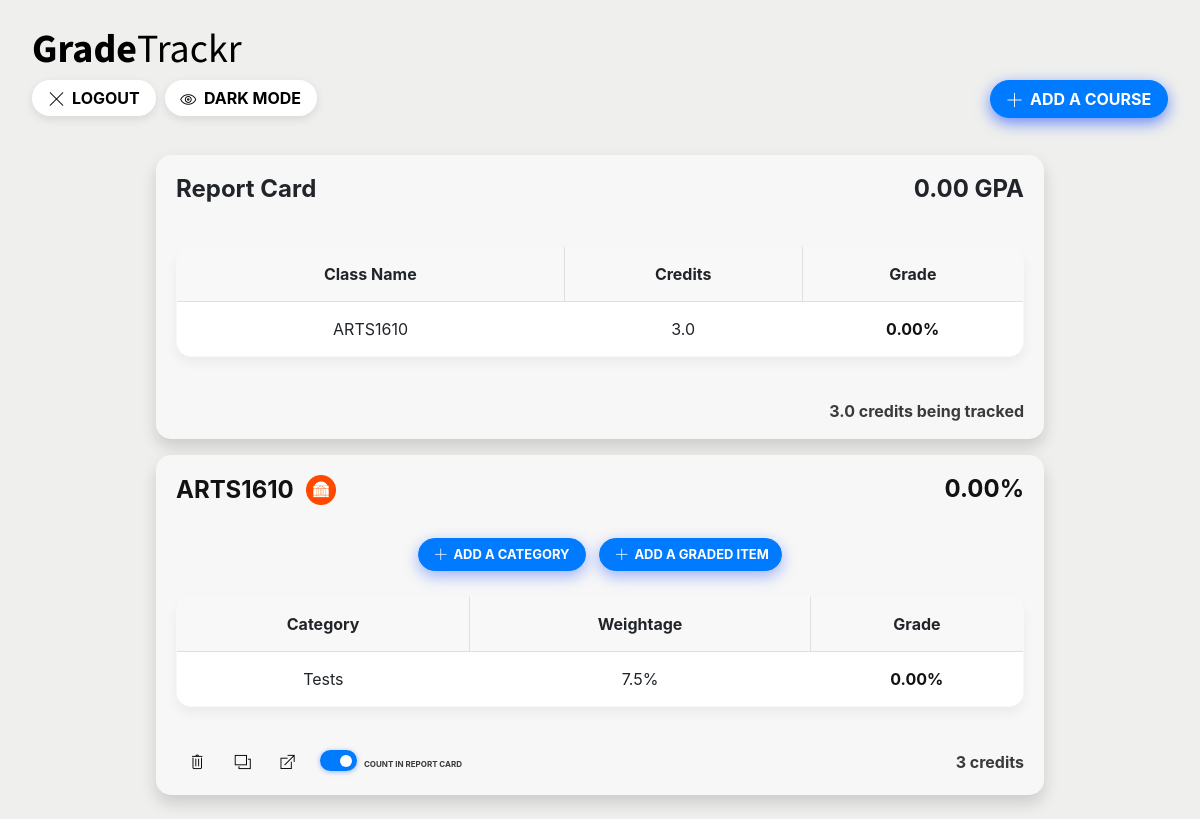
The page /dashboard/ (signed in) on the database its author committed.
### gradetracker/models.py (models this page shows, shortened)
class Student(models.Model):
    user = models.OneToOneField(User, on_delete=models.CASCADE, primary_key=True)
    cumulativeCredits = models.DecimalField(max_digits=4, decimal_places=1, default=0)
    cumulativeGPA = models.ForeignKey(SingularGradeItem, on_delete=models.CASCADE, related_name="cumGPA", null=True)
    darkMode = models.BooleanField(default=False)
    def __str__(self):
        return self.user.username

class SingularGradeItem(models.Model):
    gradePercentage = models.DecimalField(max_digits=5, decimal_places=2)
    datetimeWhenInputted = models.DateTimeField(auto_now=False, auto_now_add=True)
    didGradeGoUp = models.BooleanField(null=True)  # true means it went up compared to last stored value

class Course(models.Model):
    Finished_Course = models.BooleanField(default=False)  # do we track this course or is this a legacy course?
    Verified_Class = models.BooleanField(default=False)  # is this an official Lou's List class we have found?
    Include_In_GPA = models.BooleanField(
        default=True)  # is this class used in GPA calculation or is it just a fork of a class someone uses purely for "what if" tracking purposes?
    Professor_Email = models.EmailField(null=True)  # if verified class, then we should be able to get this info
    Average_From_VAgrades = models.DecimalField(max_digits=6, decimal_places=2,
                                                null=True)  # if verified we should be able to scrape grade from VAgrades.com
    name = models.CharField(max_length=100)  # either searchable name from Lou's List or enter your own, <100 characters
    number_Of_Credits = models.DecimalField(max_digits=2,
                                            decimal_places=1)  # because now they have half credit courses or something?
    target_Grade = models.DecimalField(max_digits=5, decimal_places=2,
                                       null=True)  # for assholes who want a target grade of a 100.00%
    student_It_Belongs_To = models.ForeignKey(Student, on_delete=models.CASCADE, related_name="courses")
    avgGrade = models.ForeignKey(SingularGradeItem, on_delete=models.CASCADE, related_name="avgGrade", null=True)

class GradeCategory(models.Model):
    name = models.CharField(max_length=100)
    weightage = models.DecimalField(max_digits=5,
                                    decimal_places=2)
    courseItBelongsTo = models.ForeignKey(Course, on_delete=models.CASCADE, related_name="categories")
    avgCategoryGrade = models.ForeignKey(SingularGradeItem, on_delete=models.CASCADE, related_name="avgCategoryGrade", null=True)

### gradetracker/views.py (the view)
# urls.py: path('dashboard/', views.CourseDashboard, name='dashboard'),
def CourseDashboard(request):
    if request.user.is_authenticated:
        coursesAndTheirCategories={}
        showReportCardOrNot = False
        for course in Course.objects.all().filter(student_It_Belongs_To=Student.objects.get(user=request.user)):
            cats = GradeCategory.objects.all().filter(courseItBelongsTo=course)
            if (course.avgGrade != None and course.Include_In_GPA):
                showReportCardOrNot = True
            if (len(cats)>=1):
                coursesAndTheirCategories[course]=[]
            for cat in cats:
                coursesAndTheirCategories[course].append(cat)
        context = {
            'username': request.user,
            'student': Student.objects.get(user_id=request.user.id),
            'courses_list': Course.objects.all().filter(student_It_Belongs_To=Student.objects.get(user=request.user)),
            'cum': Student.objects.all().get(user=request.user).cumulativeCredits,
            'coursesAndTheirCategories': coursesAndTheirCategories,
            'showReportCardOrNot': showReportCardOrNot
        }
        return render(request, "gradetracker/dashboard.html", context)
    else:
        return HttpResponseRedirect(reverse("google_login"))

### gradetracker/templatetags/gradetracker_tags.py (called while the page is built)
@register.filter
def get_item(dictionary, key):
    return dictionary.get(key)

### gradetracker/templates/gradetracker/dashboard.html (shortened to what this page needs)
{% extends 'gradetracker/template.html' %}
{% block content %}
{% load static %}
{% load gradetracker_tags %}
<link rel="stylesheet" href="https://cdnjs.cloudflare.com/ajax/libs/font-awesome/4.7.0/css/font-awesome.min.css">
{% if courses_list %}
<div class="m container justify-content-center" id="main">
        <div class="cardGrid">
{% if showReportCardOrNot %}
<div class="card scene_element scene_element--fadein" style="width: 80%; float:left;margin-left: 10%;" id="beautifiedCard">
  <div class="card-body" style="padding-bottom: 1.75%;">
    <h4 class="card-title" style="font-size:1.5em"><b>Report Card
      {% if not student.cumulativeGPA.gradePercentage == None %}
              <div style="float:right">
              &nbsp;&nbsp;{{ student.cumulativeGPA.gradePercentage }} GPA
              </div>
      {% endif %}
    </b></h4>
    <p class="card-text" style="color:black; text-align: center;">
      <table style="margin-top: 5%;width:100%;text-align: center;margin-bottom: 5%;">
        <tr style="padding:1%">
          <th>Class Name</th>
          <th>Credits</th>
          <th>Grade</th>
        </tr>
        {% for course in courses_list %}
                  {% if not course.avgGrade == None and course.Include_In_GPA == True%}
                  <tr>
                  <td>{{course.name}}</td>
                  <td>{{course.number_Of_Credits}}</td>
                  <td><b>
                  {% if course.avgGrade.didGradeGoUp %}
                  <span style="color:rgb(0, 165, 27)"><span class="fa fa-caret-up"></span>&nbsp;{{ course.avgGrade.gradePercentage }}%</span>
                  {% elif course.avgGrade.didGradeGoUp == None %}
                  <span class="darkMode">{{ course.avgGrade.gradePercentage }}%</span>
                  {% else %}
                  <span style="color:red"><span class="fa fa-caret-down"></span>&nbsp;{{ course.avgGrade.gradePercentage }}%</span>
                  {% endif %}
                  {% endif %}</b></td>
                </tr>
      {% endfor %}
      </table>
    </p>
    <span style="float: right;" class="lighterDarkMode"><b>{{cum}} credits being tracked</b></span>
  </div>
</div>
{% endif %}
    {% for course in courses_list %}
            <div class="card scene_element scene_element--fadein" style="width: 80%;margin-left: 10%;" id="beautifiedCard">
                <div class="card-body" style="padding-bottom: 1.75%;">
                    <a href="{% url 'gradetracker:course_overview' course_id=course.id%}" class="mainLogo"> <h4 class="card-title darkMode" style="font-size:1.5em"><b>{{ course.name }}
                      {% if course.Verified_Class %}
                       <span id="verification" class="rotunda" style="vertical-align: -7px;" title="This is a verified UVA course"></span>
                       {% endif %}
                      {% if not course.avgGrade == None %}
                      <div style="float:right">
                      {% if course.avgGrade.didGradeGoUp %}
                      <span class="fa fa-caret-up" style="color:rgb(0, 165, 27);vertical-align: 1px;" title="Grade increased since last time"></span><span style="color:rgb(0, 165, 27);">
                      {% elif course.avgGrade.didGradeGoUp == None %}
                      <span class="darkMode">
                      {% else %}
                      <span class="fa fa-caret-down" style="color:red;vertical-align: 1px;" title="Grade decreased since last time"></span><span style="color:red;">
                      {% endif %}
                    &nbsp;{{ course.avgGrade.gradePercentage }}%</span>
                  </div>
                  {% endif %}
                    </b></h4></a>
                  <p class="card-text" style="color:black; text-align: center;">
                    <div style="text-align: center;padding-bottom: 3%;padding-top: 2%;">
                      <a onclick="document.getElementById('overlay').style.display='block';document.getElementById('{{course.id}}CATEGORY').style.display='block';" class="btn btn-primary scene_element scene_element--fadein" style="color:white;border-radius: 99px;box-shadow: 0 5px 15px rgba(18, 73, 255, 0.4);font-size: small;"><b>&nbsp;<span class="ti-plus" style="vertical-align: -1.85px;"></span>&nbsp;&nbsp;ADD A CATEGORY&nbsp;</b></a>
                      {% if coursesAndTheirCategories|get_item:course != None %}
                      <a onclick="document.getElementById('overlay').style.display='block';document.getElementById('{{course.id}}ASS').style.display='block';" class="btn btn-primary" style="border-radius: 99px;box-shadow: 0 5px 15px rgba(18, 73, 255, 0.4);color:white;font-size: small;">
                        <b>&nbsp;<span class="ti-plus" style="vertical-align: -1.85px;"></span>&nbsp;&nbsp;ADD A GRADED ITEM</a></b>
                      {% endif %}
                    </div>
                {% for key, value in coursesAndTheirCategories.items %}
                {% if key == course %}
                <a href="{% url 'gradetracker:course_overview' course_id=course.id%}" class="mainLogo">
                <table style="width:100%;text-align: center;margin-bottom: 5%;">
                  <tr style="padding:1%">
                    <th>Category</th>
                    <th>Weightage</th>
                    <th>Grade</th>
                  </tr>
                {% for category in value %}
                            <tr>
                            <td>{{category.name}}</td>
                            <td>{{category.weightage|floatformat}}%</td>
                            <td><b>
                            {% if category.avgCategoryGrade.didGradeGoUp %}
                            <span style="color:rgb(0, 165, 27)"><span class="fa fa-caret-up"></span>&nbsp;{{ category.avgCategoryGrade.gradePercentage }}%</span>
                            {% elif category.avgCategoryGrade.didGradeGoUp == None %}
                            <span class="darkMode">{{ category.avgCategoryGrade.gradePercentage }}%</span>
                            {% else %}
                            <span style="color:red"><span class="fa fa-caret-down"></span>&nbsp;{{ category.avgCategoryGrade.gradePercentage }}%</span></b>
                            {% endif %}
                            </td>
                          </tr>
                {% endfor %}
                </table>
              </a>
                {% endif %}
                {% endfor %}
              </p>
                  <a href="{% url 'gradetracker:delete_course' course_id=course.id%}" onclick="return confirm('Are you sure you want to delete this course?')" id="miniButtonRed"><span class="ti-trash"></span></a>
                  <a href="{% url 'gradetracker:duplicate_course' course_id=course.id%}" onclick="" id="miniButtons" data-toggle="tooltip" data-placement="top" title="Duplicate this course"><span class="ti-layers"></span></a>
                  <a href="{% url 'gradetracker:course_overview' course_id=course.id%}" onclick="" id="miniButtons" style="vertical-align: 1px; padding-right: 1%;"><span class="ti-new-window"></span></a>
                  <label class="switch" style="vertical-align: 18.5px;margin-left: 1.25%;">
                    <span class="slider round"></span>
                  </label><span style="font-size: 0.5em;vertical-align: 2.5px;" class="lighterDarkMode">&nbsp;&nbsp;&nbsp;<b>COUNT IN REPORT CARD</b></span>
                  <span style="float: right;" class="lighterDarkMode"><b>{{ course.number_Of_Credits|floatformat }} credits</b></span>
                </div>
              </div>
    {% endfor %}
            </div>
</div>
{% endif %}
{% endblock content %}

### gradetracker/static/gradetracker/lightStyle.css (style rules this page uses)
.darkMode { color: rgb(18,18,18) }
.lighterDarkMode { color: rgb(58, 58, 58) }
.switch { position: relative; display: inline-block; width: 37px; height: 21px; }
.slider { position: absolute; cursor: pointer; top: 0; left: 0; right: 0; bottom: 0; background-color: #ccc; -webkit-transition: .4s; transition: .4s; }
.slider:before { position: absolute; content: ""; height: 12px; width: 12px; left: 4px; bottom: 4px; background-color: white; -webkit-transition: .4s; transition: .4s; }
input:checked + .slider { background-color: rgb(0,123,254); box-shadow: 0 1px 5px rgba(18, 73, 255, 0.4); }
input:checked + .slider:before { -webkit-transform: translateX(16px); -ms-transform: translateX(16px); transform: translateX(16px); }
.slider.round { border-radius: 34px; }
.slider.round:before { border-radius: 50%; }
.m .scene_element { animation-duration: 0.45s; transition-timing-function: ease-in; animation-fill-mode: both; }
.m .scene_element--fadein { animation-name: fadeInTranslate; }
table { border:solid #ececec 1px; border-radius:15px; margin-bottom: 2%; overflow: hidden; box-shadow: 0px 6px 12px 0px rgba(0,0,0,0.05); }
td { padding:2%; background-color:#ffffff; }
th { border-top: none; padding:2%; background-color:#f8f8f8; border:solid #dfdfdf 1px; }
.cardGrid { max-width: auto; margin: 0 auto; display: grid; grid-gap: 1rem; }
#beautifiedCard { background-color: #f7f7f7; transition: all .5s; transition-duration: 1s; border-style: none; box-shadow: 0px 8px 16px 0px rgba(0,0,0,0.15); border-radius: 15px; }
#miniButtons { width: auto; border-radius: 20%; background-color:transparent; border-style: none; color:black; outline: none; padding: 1.5%; transition: all .7s; cursor: pointer; }
#miniButtonRed { width: auto; border-radius: 20%; background-color:transparent; border-style: none; color:black; outline: none; padding: 1.5%; transition: all .7s; }
.mainLogo { color: black; }
[class^="ti-"], [class*=" ti-"] { font-family: 'themify'; speak: none; font-style: normal; font-weight: normal; font-variant: normal; text-transform: none; line-height: 1; -webkit-font-smoothing: antialiased; -moz-osx-font-smoothing: grayscale; }
.ti-trash:before { content: "\e605"; }
.ti-plus:before { content: "\e61a"; }
.ti-layers:before { content: "\e62f"; }
.ti-new-window:before { content: "\e732"; }
.rotunda { background: url('uva_logo_2.png'); background-size: 30px; height: 30px; width: 30px; filter: brightness(110%); margin-left: 0.75%; display:inline-block; }
#verification { color: orange; font-size: small; }
.w3-main,#main { transition:margin-left .4s }

### rows shown on the page
Student: cumulativeGPA.gradePercentage "0.00", cumulativeCredits "3.0"
Course: name "ARTS1610", number_Of_Credits "3.0", avgGrade.gradePercentage "0.00", Verified_Class True (drawn), number_Of_Credits "3"
GradeCategory: name "Tests", weightage "7.5", avgCategoryGrade.gradePercentage "0.00"
